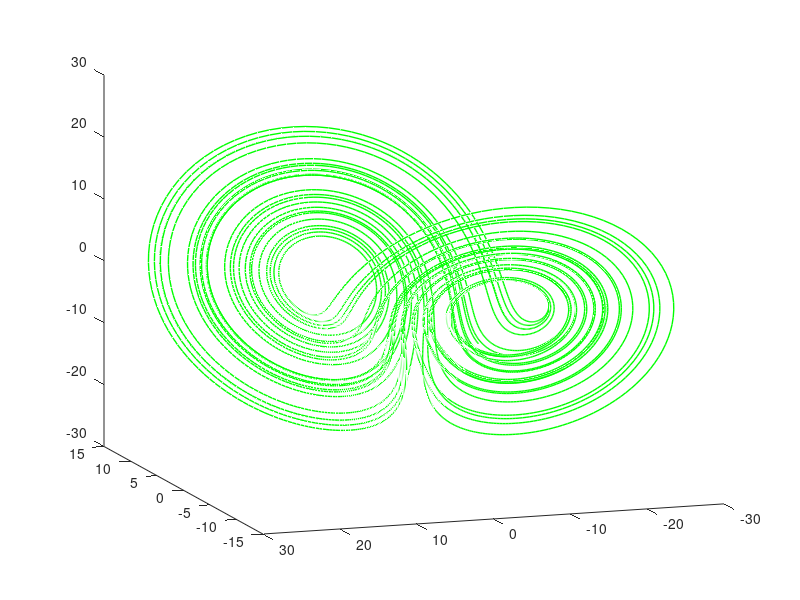

Here is the MATLAB script that generated this plot: (Note: this script raises an error after producing the figure.)
 function D = gbees                                   % GBEES code base 
%%%%%%%%%%%%%%%%% begin user input %%%%%%%%%%%%%%%% 
T=1; G.thresh=0.00002; G.max=10000; start=[-11.5; -10; 9.5]; 
G.dt=.0005; dt=.005; G.dx=0.4; G.d=3; G.sigma=4; G.b=1; G.r=48; G.L=30;
%%%%%%%%%%%%%%%% end of user input %%%%%%%%%%%%%j%% 
G.Y=eye(G.d,'int16'); [D]=Initialize_D(G); 

figure(1); clf; y=start; ys=y; 
for timestep=1:10000
  k1=RHS(y,G); k2=RHS(y+(dt/2)*k1,G); k3=RHS(y+(dt/2)*k2,G); k4=RHS(y+dt*k3,G);    
  ynew=y+(dt/6)*k1+(dt/3)*(k2+k3)+(dt/6)*k4; ys=[ys ynew]; y=ynew;
end
plot3(ys(1,:),ys(2,:),ys(3,:),'g-','linewidth',1); view(-109,14);  hold on;
lighting phong; light('Position',[-1 0 0]); drawnow;

figure(2); clf; y=start; ys=y; 
for timestep=1:T/dt
  k1=RHS(y,G); k2=RHS(y+(dt/2)*k1,G); k3=RHS(y+(dt/2)*k2,G); k4=RHS(y+dt*k3,G);    
  ynew=y+(dt/6)*k1+(dt/3)*(k2+k3)+(dt/6)*k4; ys=[ys ynew]; y=ynew;
end
plot3(ys(1,:),ys(2,:),ys(3,:),'k-','linewidth',2); view(-109,14);  hold on;
plot3(ys(1,1),ys(2,1),ys(3,1),'k*'),plot3(ys(1,end),ys(2,end),ys(3,end),'k*');
lighting phong; light('Position',[-1 0 0]); drawnow;

for P=1:200; y=start+0.5*randn(3,1); ys=y;
  for timestep=1:T/dt
    k1=RHS(y,G); k2=RHS(y+(dt/2)*k1,G); k3=RHS(y+(dt/2)*k2,G); k4=RHS(y+dt*k3,G);    
    ynew=y+(dt/6)*k1+(dt/3)*(k2+k3)+(dt/6)*k4; ys=[ys ynew]; y=ynew;
  end
  plot3(ys(1,:),ys(2,:),ys(3,:),'c-.','linewidth',0.3); 
  plot3(ys(1,1),ys(2,1),ys(3,1),'k+'), plot3(ys(1,end),ys(2,end),ys(3,end),'k+');
  plot3(ys(1,41),ys(2,41),ys(3,41),'k+'); plot3(ys(1,81),ys(2,81),ys(3,81),'k+');
  plot3(ys(1,121),ys(2,121),ys(3,121),'k+'); plot3(ys(1,161),ys(2,161),ys(3,161),'k+');
  drawnow;
end

y=start; ys=y; t=0; [D]=Modify_pointset(D,G); Rotate_Plot(D,G,ys);
for timestep=1:T/G.dt,t=t+G.dt;  disp("Timestep: " + string(timestep));if mod(timestep,1)==0, [D]=Modify_pointset(D,G); end
  K=RHS_P(D,D.P(1:D.n),G); D.P(2:D.n,1)=D.P(2:D.n)+G.dt*K(2:D.n);  
  k1=RHS(y,G); k2=RHS(y+(G.dt/2)*k1,G); k3=RHS(y+(G.dt/2)*k2,G); k4=RHS(y+G.dt*k3,G);    
  ynew=y+(G.dt/6)*k1+(G.dt/3)*(k2+k3)+(G.dt/6)*k4; ys=[ys ynew]; y=ynew;
  if mod(timestep,400)==0, Rotate_Plot(D,G,ys),  end
end, Rotate_Plot(D,G,ys),

%{
figure(1);
view(-109,14); print -depsc2 -opengl -r600 pdfA.v1.eps
view(-31,2);   print -depsc2 -opengl -r600 pdfA.v2.eps

figure(2);
view(-109,14); print -depsc2 -opengl -r600 trajA.v1.eps
view(-31,2);   print -depsc2 -opengl -r600 trajA.v2.eps
%}

end
%%%%%%%%%%%%%%%%%%%%%%%%%%%%%%%%%%%%%%%%%%%%%%%%%%%%%%%%%%%%%%%%%%%%%%%%%%%%%%%%%%%%%%%
%                                     FUNCTIONS
%%%%%%%%%%%%%%%%%%%%%%%%%%%%%%%%%%%%%%%%%%%%%%%%%%%%%%%%%%%%%%%%%%%%%%%%%%%%%%%%%%%%%%%
function [D]=Initialize_D(G)
D.P=zeros(G.max,1);   D.j=zeros(G.max,G.d,'int16'); D.k=ones(G.max,G.d,'int16');
D.v=zeros(G.max,G.d); D.i=D.k; D.w=D.v; D.u=D.v; D.f=D.v; l=1;
% ------------------------------------- 3D Gaussian -----------------------------------
for i=round(-13.5/G.dx):round(-9.5/G.dx),
 for j=round(-12/G.dx):round(-8/G.dx),
  for k=round(7.5/G.dx):round(11.5/G.dx),
    x=(i*G.dx + 11.5)^2+(j*G.dx + 10)^2+(k*G.dx - 9.5)^2;
    l=l+1; D.j(l,1)=i; D.j(l,2)=j; D.j(l,3)=k; D.P(l)=exp(-4.*x/2.);
end, end, end
% ------------------------------------ Single Point -----------------------------------
% l=2; D.j(l,1:3)=round(9/G.dx); D.P(l)=1/G.dx^3;
% -------------------------------------------------------------------------------------
D.m=l; D.n=D.m; [D]=Initialize_vuwik(D,G,2);
end
%%%%%%%%%%%%%%%%%%%%%%%%%%%%%%%%%%%%%%%%%%%%%%%%%%%%%%%%%%%%%%%%%%%%%%%%%%%%%%%%%%%%%%%
function f=RHS(y,G)                          
f=[G.sigma*(y(2)-y(1));  -y(2)-y(1)*y(3);  -G.b*y(3)+y(1)*y(2)-G.b*G.r];
end
%%%%%%%%%%%%%%%%%%%%%%%%%%%%%%%%%%%%%%%%%%%%%%%%%%%%%%%%%%%%%%%%%%%%%%%%%%%%%%%%%%%%%%%
function [D]=Initialize_vuwik(D,G,b);
for l=b:D.n
  x(1:G.d)=G.dx*double(D.j(l,1:G.d)); xh=G.dx/2;
  D.v(l,1)=G.sigma*(x(2)-(x(1)+xh));
  D.v(l,2)=-(x(2)+xh)-x(1)*x(3); 
  D.v(l,3)=-G.b*(x(3)+xh)+x(1)*x(2)-G.b*G.r;
  % ------------------------- (keep one of the above 2 sections) ----------------------
  for d=1:G.d, D.w(l,d)=max(D.v(l,d),0); D.u(l,d)=min(D.v(l,d),0); end  % Init u and w.
end
D.i(b:D.n,:)=ones(D.n-b+1,G.d,'int16'); D.k(b:D.n,:)=ones(D.n-b+1,G.d,'int16'); 
for l=D.n:-1:b,                                         % Search list for neighbors to
  for t=2:l-1, diff=(D.j(l,:)-D.j(t,:));       % init i and k.  For large D.n,
    if sum(~diff)==G.d-1; [Y,d] = max(abs(diff));       % THIS IS THE EXPENSIVE BIT!
      if     D.j(l,d)==D.j(t,d)+1, D.i(l,d)=t; D.k(t,d)=l; % Due to careful programming
	  elseif D.j(t,d)==D.j(l,d)+1, D.k(l,d)=t; D.i(t,d)=l; % of Modify_pointset, we do
  end, end, end                                            % not call it very often...
end
end
%%%%%%%%%%%%%%%%%%%%%%%%%%%%%%%%%%%%%%%%%%%%%%%%%%%%%%%%%%%%%%%%%%%%%%%%%%%%%%%%%%%%%%%
function Rotate_Plot(D,G,ys)                         % check_connections(D,G)
N=round(2*G.L/G.dx)+1; M=(N-1)/2+1; Pfull=zeros(N,N,N);
for l=2:D.n, i=D.j(l,1)+M; j=D.j(l,2)+M; k=D.j(l,3)+M;
  if i>0 & i<=N & j>0 & j<=N & k>0 & k<=N, Pfull(j,i,k)=D.P(l); end, end
figure(1)
isosurface([-G.L:G.dx:G.L],[-G.L:G.dx:G.L],[-G.L:G.dx:G.L],Pfull,0.005); 
isosurface([-G.L:G.dx:G.L],[-G.L:G.dx:G.L],[-G.L:G.dx:G.L],Pfull,0.0007); 
isosurface([-G.L:G.dx:G.L],[-G.L:G.dx:G.L],[-G.L:G.dx:G.L],Pfull,0.0001); alpha(.5),
colormap(cool); axis([-G.L G.L -G.L G.L -G.L G.L]);
plot3(ys(1,:),ys(2,:),ys(3,:),'k-','linewidth',2);
plot3(ys(1,end),ys(2,end),ys(3,end),'k*','linewidth',2); 
axis equal; axis([-15 15 -25 25 -30 20]); drawnow;

figure(2)
isosurface([-G.L:G.dx:G.L],[-G.L:G.dx:G.L],[-G.L:G.dx:G.L],Pfull,0.0001); alpha(.5),
colormap(cool); axis([-G.L G.L -G.L G.L -G.L G.L]);
plot3(ys(1,:),ys(2,:),ys(3,:),'k-','linewidth',2);
plot3(ys(1,end),ys(2,end),ys(3,end),'k*','linewidth',2);
axis equal; axis([-15 15 -25 25 -30 20]); drawnow;
end
%%%%%%%%%%%%%%%%%%%%%%%%%%%%%%%%%%%%%%%%%%%%%%%%%%%%%%%%%%%%%%%%%%%%%%%%%%%%%%%%%%%%%%%
function [D]=Modify_pointset(D,G)               % Shift dataset to relevant gridpoints.
D.m=D.n; l=D.m;

while D.P(l)<G.thresh; l=l-1; D.m=D.m-1; end, l=l-1;  % Find last big element.
while l>1, if D.P(l)<G.thresh,     % We now move all big elements to the range 2:D.m,
  for d=1:G.d;                     % and small elements to the range D.m+1:D.n.
    if     D.i(l,d)==D.m, D.i(l,d)=D.i(D.m,d); D.i(D.m,d)=l;  % First, fix pointers...
    elseif D.i(D.m,d)==l, D.i(D.m,d)=D.i(l,d); D.i(l,d)=D.m;
    else   [D.i(l,d),D.i(D.m,d)]=Swap(D.i(l,d),D.i(D.m,d));  end
    if     D.k(l,d)==D.m, D.k(l,d)=D.k(D.m,d); D.k(D.m,d)=l;
    elseif D.k(D.m,d)==l, D.k(D.m,d)=D.k(l,d); D.k(l,d)=D.m;
    else   [D.k(l,d),D.k(D.m,d)]=Swap(D.k(l,d),D.k(D.m,d));  end
    D.i(D.k(l,d),d)=l; D.i(D.k(D.m,d),d)=D.m;     
	D.k(D.i(l,d),d)=l; D.k(D.i(D.m,d),d)=D.m;
  end                                             
  [D.P(l),  D.P(D.m)  ]=Swap(D.P(l),  D.P(D.m));    % ... then swap elements l and D.m.
  [D.j(l,:),D.j(D.m,:)]=Swap(D.j(l,:),D.j(D.m,:)); 
  [D.v(l,:),D.v(D.m,:)]=Swap(D.v(l,:),D.v(D.m,:)); 
  [D.f(l,:),D.f(D.m,:)]=Swap(D.f(l,:),D.f(D.m,:));
  [D.u(l,:),D.u(D.m,:)]=Swap(D.u(l,:),D.u(D.m,:));
  [D.w(l,:),D.w(D.m,:)]=Swap(D.w(l,:),D.w(D.m,:));
  D.m=D.m-1;
end, l=l-1; end   
D.f(D.m+1:D.n,1)=zeros(D.n-D.m,1);  % Next, identify the neighbors to the big elements,
for l=2:D.m, for d=1:G.d            % and create entries for them if necessary.
  if D.i(l,d)==1, D=Create(D,G,D.j(l,:)-G.Y(d,:)); else, D.f(D.i(l,d),1)=1; end
  if D.k(l,d)==1, D=Create(D,G,D.j(l,:)+G.Y(d,:)); else, D.f(D.k(l,d),1)=1; end
  for e=d:G.d,                      % (the following computes the corner entries)
    if D.i(D.i(l,e),d)==1, D=Create(D,G,D.j(l,:)-G.Y(d,:)-G.Y(e,:));
	  else, D.f(D.i(D.i(l,e),d),1)=1; end
    if D.i(D.k(l,e),d)==1, D=Create(D,G,D.j(l,:)-G.Y(d,:)+G.Y(e,:));
	  else, D.f(D.i(D.k(l,e),d),1)=1; end
    if D.k(D.i(l,e),d)==1, D=Create(D,G,D.j(l,:)+G.Y(d,:)-G.Y(e,:));
	  else, D.f(D.k(D.i(l,e),d),1)=1; end
    if D.k(D.k(l,e),d)==1, D=Create(D,G,D.j(l,:)+G.Y(d,:)+G.Y(e,:));
	  else, D.f(D.k(D.k(l,e),d),1)=1; end
  end
end, end  

l=D.m+1; while l<=D.n, if D.f(l,1)~=1,   % Remove small elements which do not neighbor
  for d=1:G.d;                           % the big elements.  First, fix pointers...
    D.i(D.k(l,d),d)=1; if l<D.n, D.i(D.k(D.n,d),d)=l; end
    D.k(D.i(l,d),d)=1; if l<D.n, D.k(D.i(D.n,d),d)=l; end
    if D.j(D.n,:)-G.Y(d,:)==D.j(l,:), D.i(l,d)=1; else, D.i(l,d)=D.i(D.n,d); end
    if D.j(D.n,:)+G.Y(d,:)==D.j(l,:), D.k(l,d)=1; else, D.k(l,d)=D.k(D.n,d); end
  end                                            
  D.j(l,:)=D.j(D.n,:); D.P(l)=D.P(D.n); D.v(l,:)=D.v(D.n,:);     % then replace element
  D.u(l,:)=D.u(D.n,:); D.w(l,:)=D.w(D.n,:); D.f(l,1)=D.f(D.n,1); % l with element D.n.
  D.n=D.n-1;
else, l=l+1; end, end
for l=2:D.n, D.P(l)=max(D.P(l),0); end, D.P(1)=0; D.i(1,1:G.d)=1; D.k(1,1:G.d)=1;
D.P(1:D.n,1)=D.P(1:D.n,1)/sum(D.P(1:D.m,1));
end
%%%%%%%%%%%%%%%%%%%%%%%%%%%%%%%%%%%%%%%%%%%%%%%%%%%%%%%%%%%%%%%%%%%%%%%%%%%%%%%%%%%%%%%
function [b,a]=Swap(a,b); end  % Swap two elements
%%%%%%%%%%%%%%%%%%%%%%%%%%%%%%%%%%%%%%%%%%%%%%%%%%%%%%%%%%%%%%%%%%%%%%%%%%%%%%%%%%%%%%%
function [D]=Create(D,G,j);  % Create a new element in D
D.n=D.n+1; D.P(D.n)=0;  D.j(D.n,:)=j; [D]=Initialize_vuwik(D,G,D.n); D.f(D.n,1)=1;
end  
%%%%%%%%%%%%%%%%%%%%%%%%%%%%%%%%%%%%%%%%%%%%%%%%%%%%%%%%%%%%%%%%%%%%%%%%%%%%%%%%%%%%%%%
function [K]=RHS_P(D,P,G)
D.f(1:D.n,1:G.d)=0; P(1)=0; K(1:D.n,1)=0;
% -------------------------------- NONCONSERVATIVE FORM -------------------------------
%for l=2:D.n, for d=1:G.d, K(l,1)=K(l,1)-D.w(D.i(l,d),d)*(P(l)-P(D.i(l,d)))/G.dx ...
%							             -D.u(l,d)*(P(D.k(l,d))-P(l))/G.dx;    end, end
% --------------------------------- CONSERVATIVE FORM ---------------------------------   
for l=2:D.n, for d=1:G.d, D.f(l,d)=D.w(l,d)*P(l)+D.u(l,d)*P(D.k(l,d)); end, end
%------------------------- (keep one of the above 2 sections) -------------------------
for d=1:G.d, for l=2:D.n, i=D.i(l,d); if l<=D.m | (i>1 & i<=D.m),
  F=G.dt*(P(l)-P(i))/(2*G.dx);      
  for e=1:G.d, if e~=d,
    D.f(l,e)=D.f(l,e)-D.w(l,e)*D.w(i,d)*F; j=D.i(l,e);   % Compute corner transport
    D.f(j,e)=D.f(j,e)-D.u(j,e)*D.w(i,d)*F;               % upwind (CTU) flux terms.
    D.f(i,e)=D.f(i,e)-D.w(i,e)*D.u(i,d)*F; p=D.i(i,e);
    D.f(p,e)=D.f(p,e)-D.u(p,e)*D.u(i,d)*F;
   end, end
  if D.v(i,d)>0, th=(P(i)-P(D.i(i,d)))/(P(l)-P(i));            % Compute second-order
  else,          th=(P(D.k(l,d))-P(l))/(P(l)-P(i)); end,       % correction flux term.
  t=abs(D.v(i,d)); D.f(i,d)=D.f(i,d)+t*(G.dx/G.dt-t)*F*MC(th); % Flux: use MC or VL.
end, end, end
for l=2:D.n, for d=1:G.d, K(l,1)=K(l,1)-(D.f(l,d)-D.f(D.i(l,d),d))/G.dx; end, end
end % function RHS_P
%%%%%%%%%%%%%%%%%%%%%%%%%%%%%%%%%%%%%%%%%%%%%%%%%%%%%%%%%%%%%%%%%%%%%%%%%%%%%%%%%%%%%%%
function [phi]=MC(th), phi=max(0,min([(1+th)/2 2 2*th]));   end         % Flux limiters
function [phi]=VL(th), phi=min((th+abs(th))/(1+abs(th)),0); end
%%%%%%%%%%%%%%%%%%%%%%%%%%%%%%%%%%%%%%%%%%%%%%%%%%%%%%%%%%%%%%%%%%%%%%%%%%%%%%%%%%%%%%%
function check_connections(D,G)
for l=2:D.n, for d=1:G.d
  if D.i(l,d)>1, if D.j(D.i(l,d),:)+G.Y(d,:)~=D.j(l,:), disp 'prob!', pause, end, end
  if D.k(l,d)>1, if D.j(D.k(l,d),:)-G.Y(d,:)~=D.j(l,:), disp 'prob!', pause, end, end
end, end, disp 'checked', end